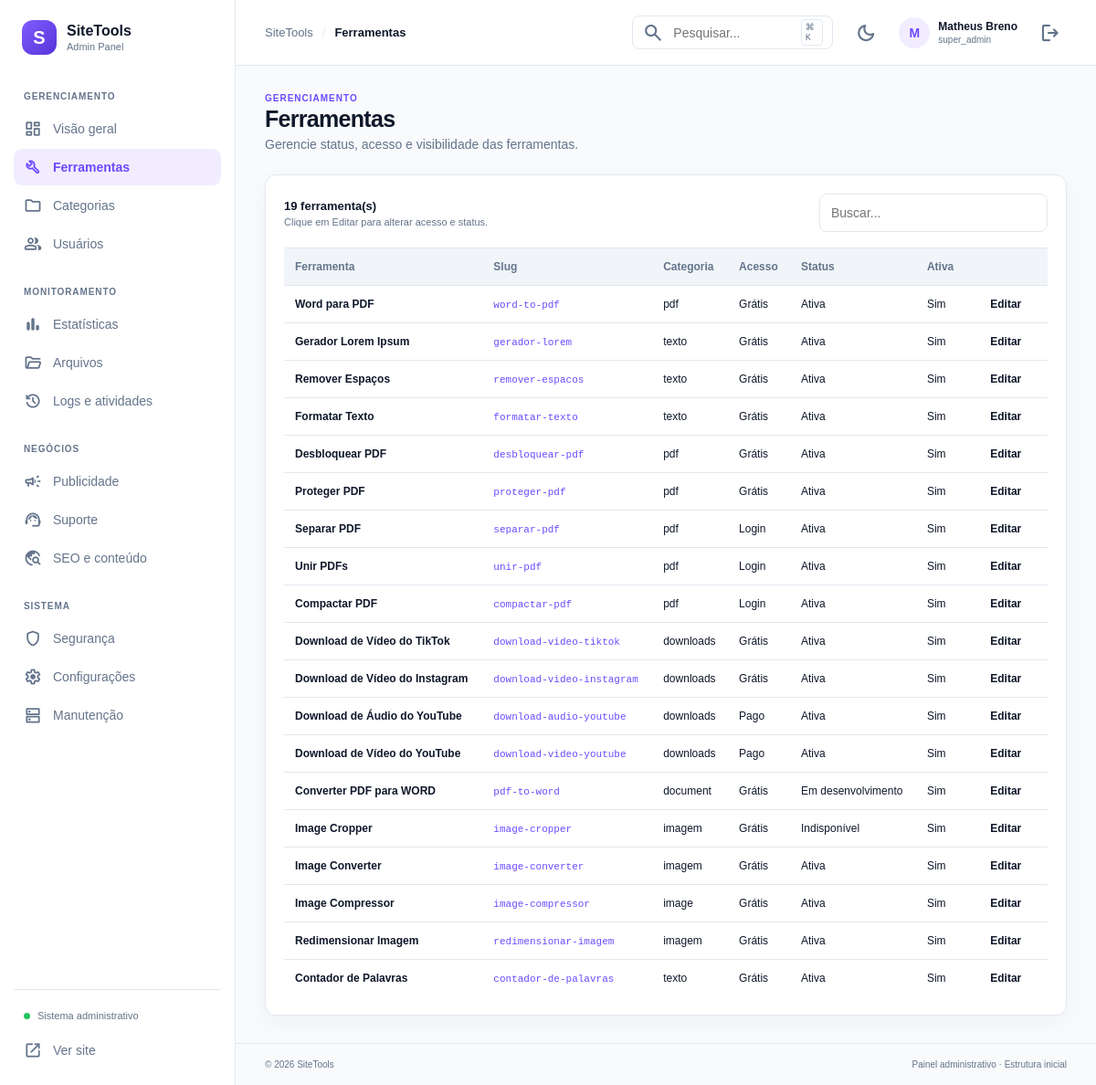
The page /admin/index.php?page=tools (signed in) on the database as committed earlier.
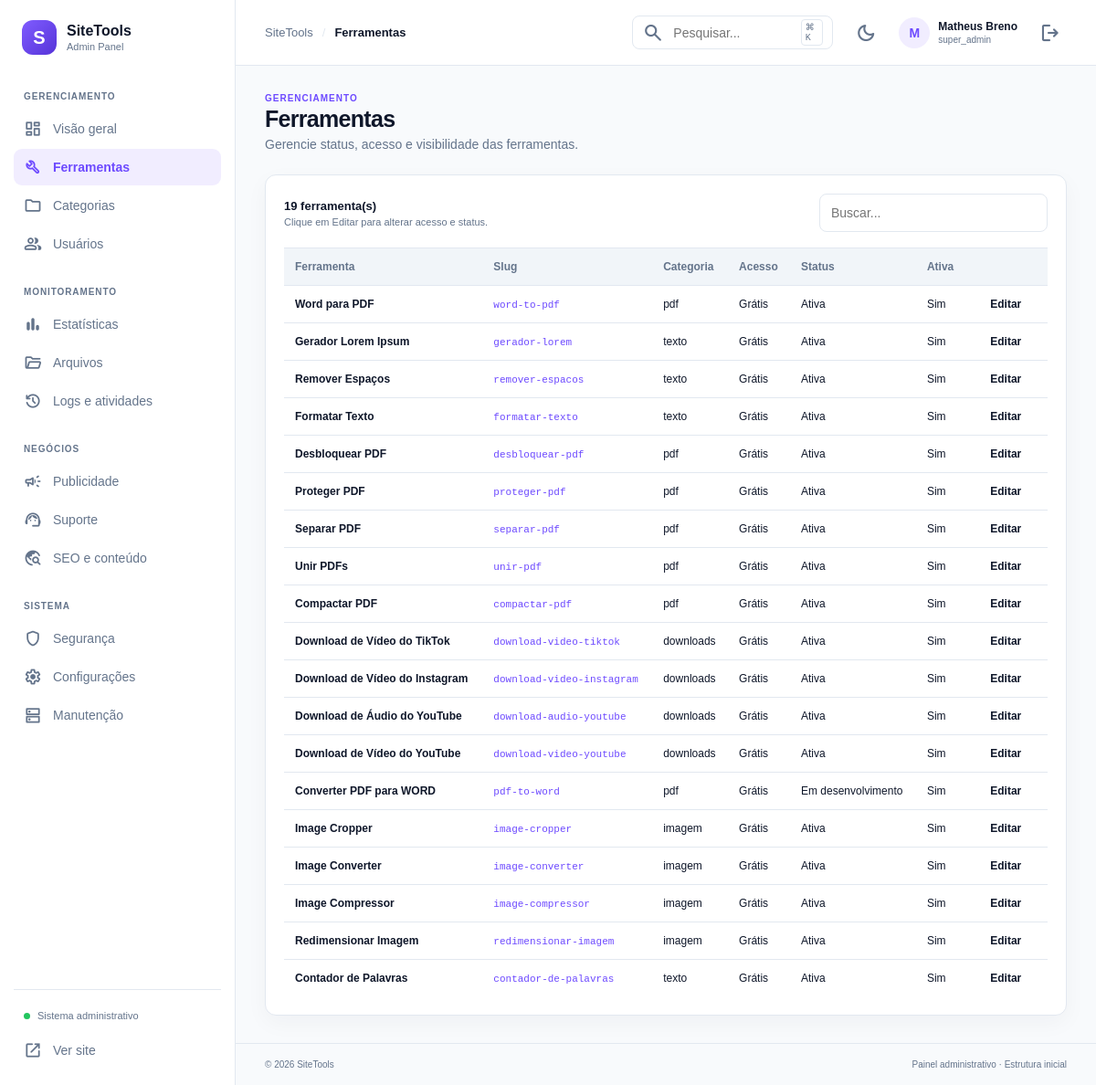
The same page on the database as committed later.
### tables this page shows
CREATE TABLE IF NOT EXISTS `tools` (
  `id` int UNSIGNED NOT NULL AUTO_INCREMENT,
  `name` varchar(120) NOT NULL,
  `slug` varchar(160) NOT NULL,
  `description` varchar(255) NOT NULL,
  `category` varchar(80) NOT NULL,
  `category_id` bigint UNSIGNED DEFAULT NULL,
  `icon` varchar(80) DEFAULT 'build',
  `handler` varchar(80) NOT NULL,
  `meta_title` varchar(160) DEFAULT NULL,
  `meta_description` varchar(255) DEFAULT NULL,
  `is_active` tinyint(1) NOT NULL DEFAULT '1' COMMENT '0 = desligada no admin (bloqueio total)',
  `status` varchar(20) NOT NULL DEFAULT 'active' COMMENT 'Operacional: active|development|unavailable',
  `sort_order` int NOT NULL DEFAULT '0',
  `is_featured` tinyint(1) NOT NULL DEFAULT '0',
  `is_beta` tinyint(1) NOT NULL DEFAULT '0',
  `version` varchar(20) DEFAULT NULL,
  `max_file_size` int UNSIGNED DEFAULT NULL,
  `access_type` varchar(20) NOT NULL DEFAULT 'free' COMMENT 'Espelho de tool_access_rules.access_mode: free|login|paid|temporary',
  `created_at` timestamp NULL DEFAULT CURRENT_TIMESTAMP,
  `updated_at` timestamp NULL DEFAULT NULL ON UPDATE CURRENT_TIMESTAMP,
  PRIMARY KEY (`id`),
  UNIQUE KEY `slug` (`slug`),
  KEY `idx_tools_category_id` (`category_id`)
);

### admin/includes/helpers.php (called while the page is built, shortened)
<?php
function e(?string $value): string
{
    return htmlspecialchars($value ?? '', ENT_QUOTES | ENT_SUBSTITUTE, 'UTF-8');
}
function admin_url(string $path = ''): string
{
    return rtrim(BASE_URL, '/') . '/admin/' . ltrim($path, '/');
}

### admin/pages/tools.php (the view, shortened to what this page needs)
<?php
$tools = [];
try {
    $pdo = db();
    $cols = $pdo->query('SHOW COLUMNS FROM tools')->fetchAll(PDO::FETCH_COLUMN);
    $select = 'id, name, slug, description, category, icon, handler, is_active';
    foreach (['access_type', 'status', 'is_featured', 'sort_order'] as $c) {
        if (in_array($c, $cols, true)) {
            $select .= ', ' . $c;
        }
    }
    $tools = $pdo->query("SELECT {$select} FROM tools ORDER BY id DESC")->fetchAll(PDO::FETCH_ASSOC);
} catch (Throwable $e) {
    $loadError = true;
    error_log('[SiteTools tools] ' . $e->getMessage());
}
if (!function_exists('access_label')) {
    function access_label(string $v): string
    {
        return match ($v) {
            'login' => 'Login',
            'paid' => 'Pago',
            default => 'Grátis',
        };
    }
}
if (!function_exists('status_label')) {
    function status_label(string $v): string
    {
        return match ($v) {
            'development' => 'Em desenvolvimento',
            'unavailable' => 'Indisponível',
            default => 'Ativa',
        };
    }
}
?>
<div class="page-heading">
    <div>
        <p class="eyebrow">GERENCIAMENTO</p>
        <h1>Ferramentas</h1>
        <p class="muted">Gerencie status, acesso e visibilidade das ferramentas.</p>
    </div>
</div>
<div class="panel">
    <div class="table-toolbar">
        <div>
            <strong><?= count($tools) ?> ferramenta(s)</strong>
            <p class="muted">Clique em Editar para alterar acesso e status.</p>
        </div>
        <input class="form-control table-search" data-table-search="toolsTable" placeholder="Buscar...">
    </div>
    <div class="table-wrap">
        <table id="toolsTable">
            <thead>
                <tr>
                    <th>Ferramenta</th>
                    <th>Slug</th>
                    <th>Categoria</th>
                    <th>Acesso</th>
                    <th>Status</th>
                    <th>Ativa</th>
                    <th></th>
                </tr>
            </thead>
            <tbody>
            <?php foreach ($tools as $tool): ?>
                <tr>
                    <td><strong><?= e($tool['name']) ?></strong></td>
                    <td><code><?= e($tool['slug']) ?></code></td>
                    <td><?= e($tool['category'] ?? '—') ?></td>
                    <td><?= e(access_label((string) ($tool['access_type'] ?? 'free'))) ?></td>
                    <td><?= e(status_label((string) ($tool['status'] ?? 'active'))) ?></td>
                    <td><?= (int) ($tool['is_active'] ?? 0) === 1 ? 'Sim' : 'Não' ?></td>
                    <td>
                        <a class="button" href="<?= e(admin_url('index.php?page=tools&edit=' . (int) $tool['id'])) ?>">Editar</a>
                    </td>
                </tr>
            <?php endforeach; ?>
            </tbody>
        </table>
    </div>
</div>

Rows that differ between the two databases and show on the page:
changed tools "Separar PDF": access_type "Login" → "Grátis"
changed tools "Unir PDFs": access_type "Login" → "Grátis"
changed tools "Compactar PDF": access_type "Login" → "Grátis"
changed tools "Download de Áudio do YouTube": access_type "Pago" → "Grátis"
changed tools "Download de Vídeo do YouTube": access_type "Pago" → "Grátis"
changed tools "Converter PDF para WORD": category "document" → "pdf"
changed tools "Image Cropper": status "Indisponível" → "Ativa"
changed tools "Image Compressor": category "image" → "imagem"
